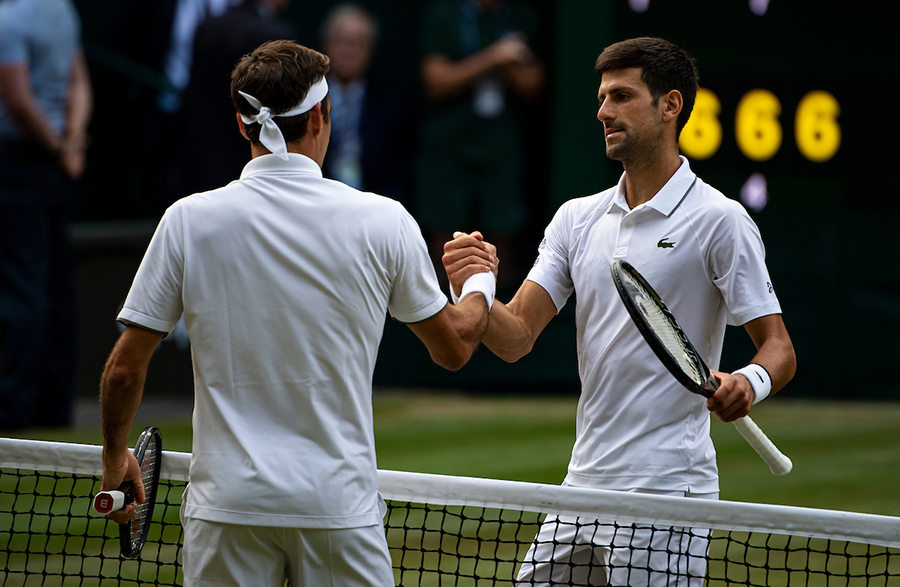
#> input picture face_detect/download.jpg, 900 x 587 px
$ python color_histograms.py --image face_detect/download.jpg
#> lines starting #> are read from the running program, lines starting #| are printed output that depends on the picture
from matplotlib import pyplot as plt
import numpy as np
import argparse
import cv2

ap = argparse.ArgumentParser()
ap.add_argument('-i', '--image', required=True, help='Path to the image.')
args = vars(ap.parse_args())

image = cv2.imread(args['image'])
#> image is the input picture: shape (587, 900, 3); mean B, G, R 67.3, 74, 71.7
cv2.imshow('Original', image)

chans = cv2.split(image)
colors = ('b', 'g', 'r')
plt.figure()
plt.title('Flattened Color Histogram')
plt.xlabel('Bins')
plt.ylabel('# of Pixels')

# For each channel we compute a histogram and setting the color attribute of the plot to the respective channel.
for (chan, color) in zip(chans, colors):
    hist = cv2.calcHist([chan], [0], None, [256], [0, 256])
    plt.plot(hist, color=color)
    plt.xlim([0, 256])
#> this loop made 3 passes
#> color on passes 1 to 3: 'b', 'g', 'r'

plt.show()
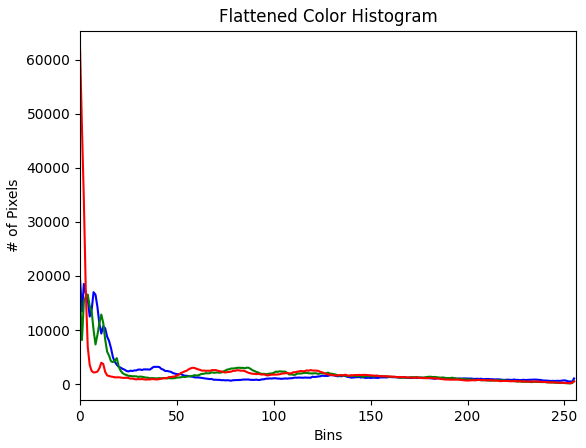
#> figure drawn by matplotlib, 1 panel; curve peaks at x = 0, y = 19545; curve peaks at x = 4, y = 16576; curve peaks at x = 0, y = 62315
cv2.waitKey(0)

fig = plt.figure()

ax = fig.add_subplot(131)
# First channel in channel list arg is on the y-axis.
hist = cv2.calcHist([chans[1], chans[0]], [0, 1], None, [32, 32], [0, 256, 0, 256])
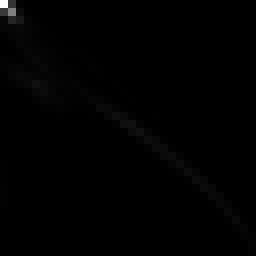
#> hist: shape (32, 32) float32 (shown 8 times larger); min 0, max 90565, mean 515.9; drawn with min black and max white
p = ax.imshow(hist, interpolation='nearest')
ax.set_title('2D Color Histogram for G and B')
plt.colorbar(p)

ax = fig.add_subplot(132)
hist = cv2.calcHist([chans[1], chans[2]], [0, 1], None, [32, 32], [0, 256, 0, 256])
p = ax.imshow(hist, interpolation='nearest')
ax.set_title('2D Color Histogram for G and R')
plt.colorbar(p)

ax = fig.add_subplot(133)
hist = cv2.calcHist([chans[0], chans[2]], [0, 1], None, [32, 32], [0, 256, 0, 256])
p = ax.imshow(hist, interpolation='nearest')
ax.set_title('2D Color Histogram for B and R')
plt.colorbar(p)

print(f'2D Histogram Shape: {hist.shape}, with {hist.flatten().shape[0]} values.')
#| 2D Histogram Shape: (32, 32), with 1024 values.

plt.show()
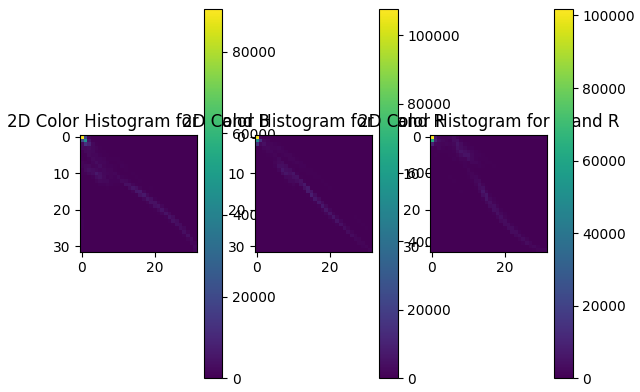
#> figure drawn by matplotlib, 6 panels

hist = cv2.calcHist([image], [0, 1, 2], None, [8, 8, 8], [0, 256, 0, 256, 0, 256])
print(f'3D Histogram Shape: {hist.shape}, with {hist.flatten().shape[0]} values.')
#| 3D Histogram Shape: (8, 8, 8), with 512 values.
